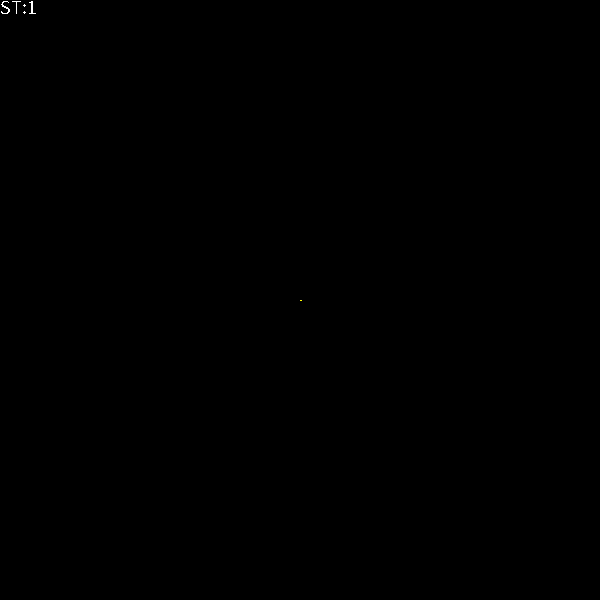
Frame 1 (no input)
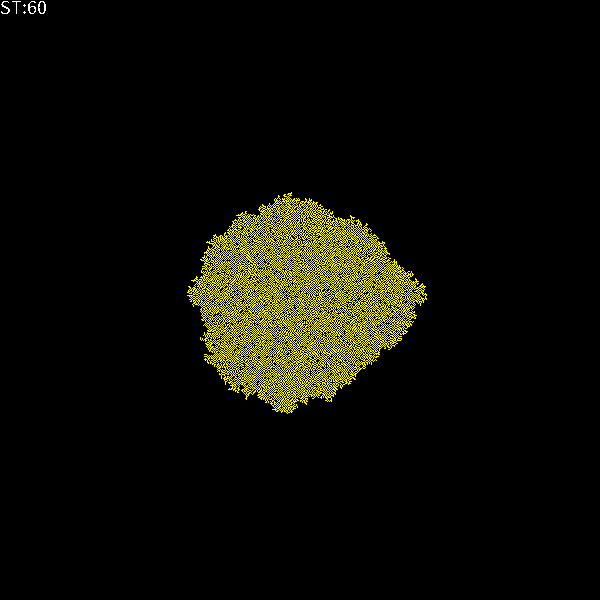
Frame 60 (the mouse pressed at the canvas centre just before this capture)
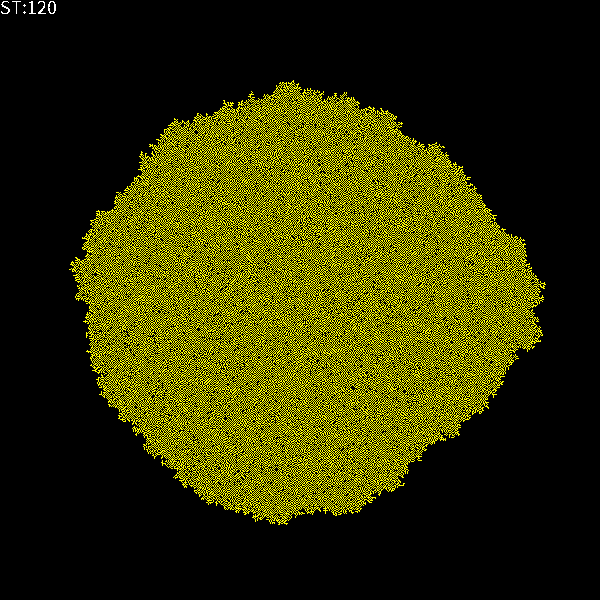
Frame 120 (the mouse held since frame 60 and released just before this capture)

The Processing sketch that drew these frames (run headless with seeded random() and noise(); from frame 60 on, the mouse is pressed at the canvas centre):

// Processing sketch: asynchronic2Dminoptmax
// ── asynchronic2Dminoptmax.pde
/// Rule: "Min=Best:1 Max:2 neig.". 
/// Two-dimensional, von Neuman, asynchronous cellular automaton.
//-///////////////////////////////////////////////////////////////

final int WorldSide=600;        //Side lenght of simulation world (square)
final float Dens=0;             //.1;//Initial density in the lattice World

int[][] World=new int[WorldSide][WorldSide]; //2 dimensional array <=> "matrix" or "lattice" 

int FR=50; //desired simulation speed
                                                                                      
void setup()
{
  size(600,600); //squre canvas
  noSmooth();    //much faster drawing
  frameRate(FR);
  
  if(Dens>0) //initialisation
  {
    for(int i=0;i<WorldSide;i++) 
      for(int j=0;j<WorldSide;j++) 
        if(random(1.0)<Dens)
          World[i][j]=1;
  }
  else
  {
    World[WorldSide/2][WorldSide/2]=1;
    World[WorldSide/2+1][WorldSide/2]=1;
  }
}

void visualisation()
{
  for(int i=0;i<WorldSide;i++)
    for(int j=0;j<WorldSide;j++) 
    {                      
      switch(World[i][j]){ 
      case 1:stroke(255,255,0);break;
      case 0:stroke(0,0,0);break;
      default: stroke(255,0,0);break; //"emergency color"
      } 
      point(i,j);
    }
}

int t=0; ///< Time counter is global.

void draw() ///< uses global t
{  
  visualisation();
  
  // Monte Carlo step
  int N=WorldSide*WorldSide;
  for(int a=0;a<N;a++)
  {
    //draw the agent's indexes...
    int i=int(random(WorldSide));
    int j=int(random(WorldSide));
     
    //Rule: "as you see!"
    int right = (i+1) % WorldSide;      
    int left  = (WorldSide+i-1) % WorldSide;
    int dw    = (j+1) % WorldSide;   
    int up    = (WorldSide+j-1) % WorldSide;
     
    int sum = World[left][j]
    + World[right][j]
    + World[i][up]
    + World[i][dw]; //sum of living neighbors = sum of states of neighbors (states 0 and 1 only)
    
    //Implementation of the rule
    if(World[i][j]==0) //Empty central cell
    {
      if(sum==1)
         World[i][j]=1; //Become or remain alife
    }
    else
    {
      if(sum>2) 
         World[i][j]=0; //Central cell dies
    }
  }
      
  t++; //next step
  textSize(20);textAlign(LEFT,TOP);text("ST:"+str(t),0,0);
  if(t==100) //After hundred steps...
      println(frameRate,"fps");
}

/// @date 2026-10-07 (https://github.com/borkowsk/bookProcessingEN/)
